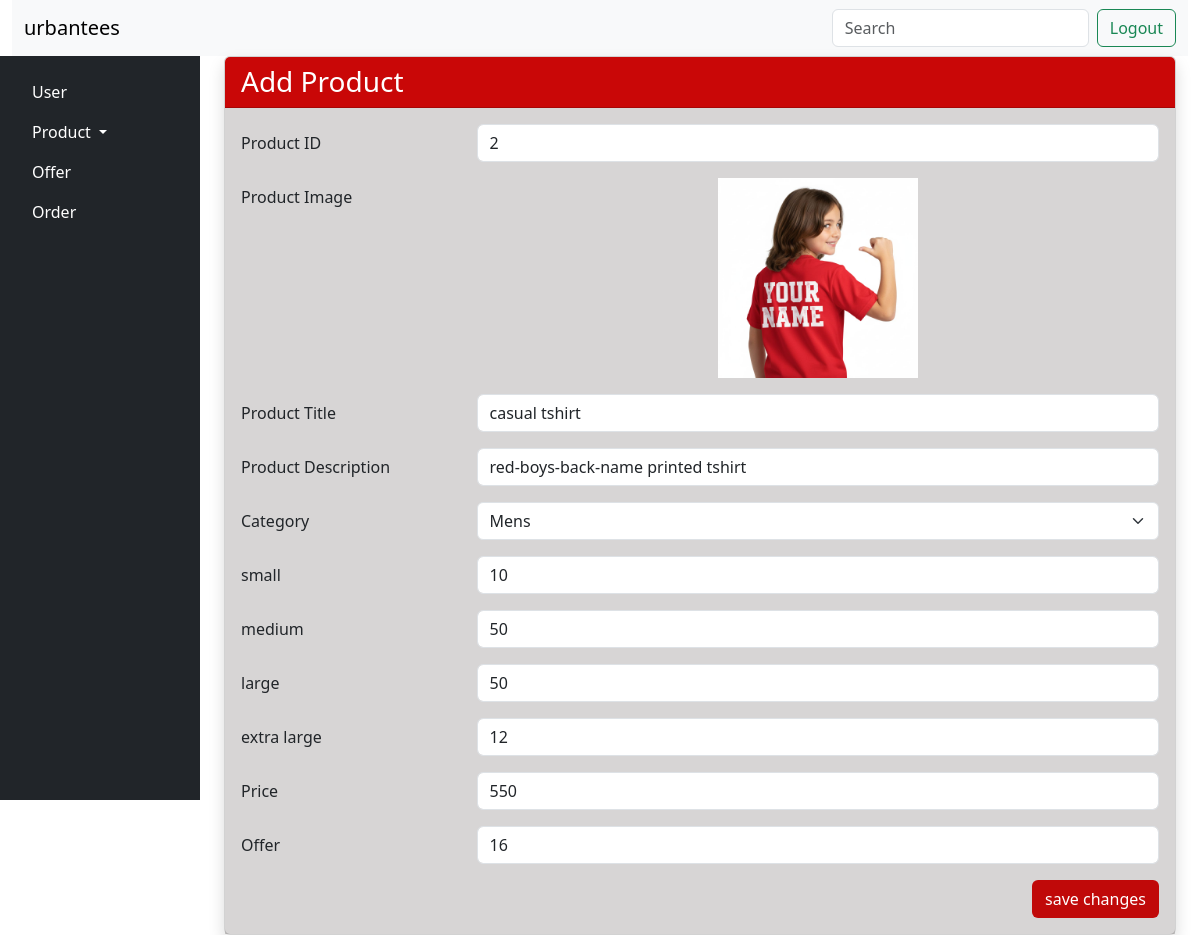
/admin_edit/2, run on an earlier commit of the app's database.
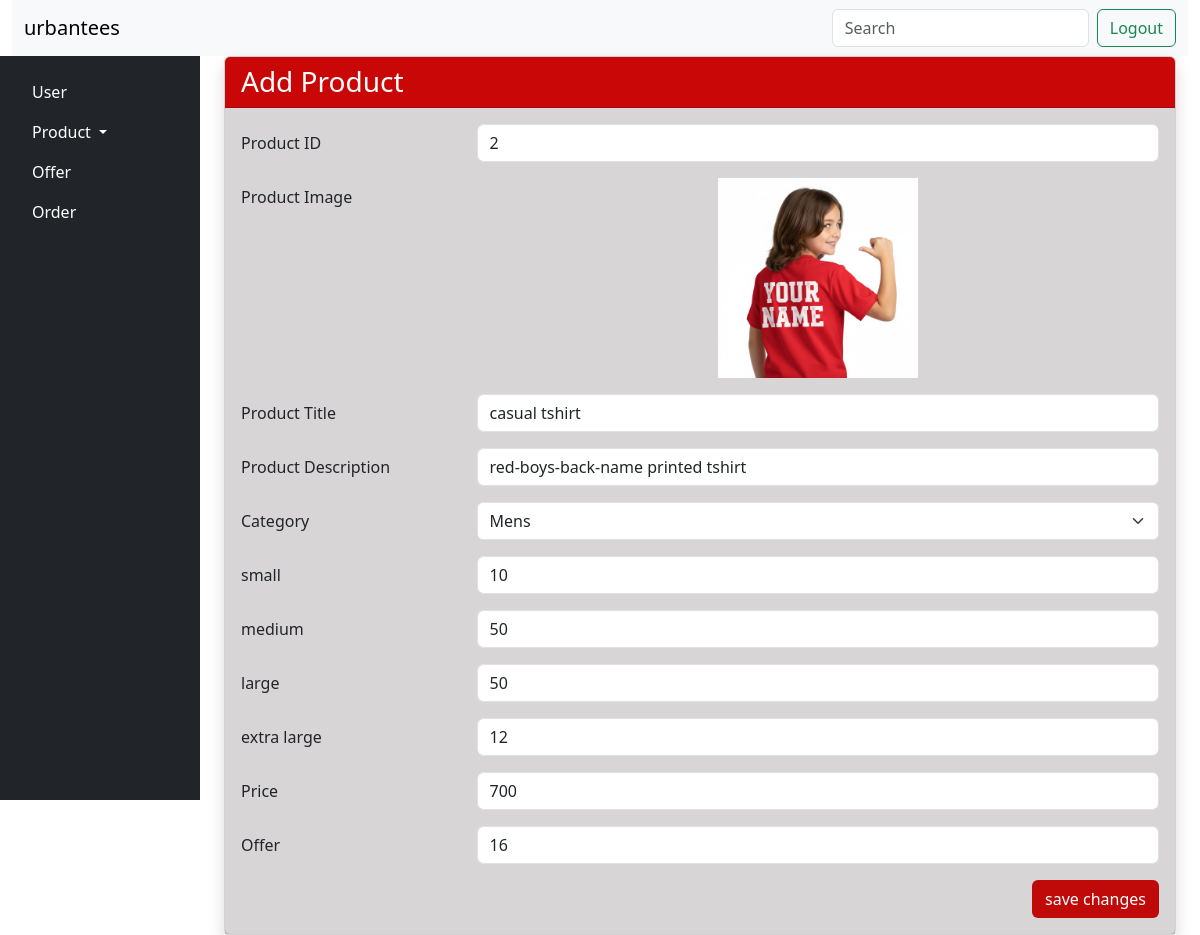
And on a later commit of the database.
### urban_tees_app/models.py (models this page shows, shortened)
class Product(models.Model):
    CATEGORY_CHOICES = [
        ('mens', 'Mens'),
        ('womens', 'Womens'),
        ('girls', 'Girls'),
        ('boys', 'Boys'),
    ]
    item_image1 = models.CharField(max_length=255)
    item_image2 = models.CharField(max_length=255)
    item_image3 = models.CharField(max_length=255)
    item_image4 = models.CharField(max_length=255)
    item_name = models.CharField(max_length=255)
    item_description = models.CharField(max_length=255)
    new_price = models.IntegerField()
    old_price = models.IntegerField()
    offer = models.IntegerField()
    category = models.CharField(max_length=10, choices=CATEGORY_CHOICES)
    small_size=models.IntegerField()
    medium_size=models.IntegerField()
    large_size=models.IntegerField()
    extralarge_size=models.IntegerField()

### urban_tees_app/views.py (the view)
# urls.py: path('admin_edit/<int:id>',views.admin_edit,name='admin_edit'),
def admin_edit(request,id):
    item_details=Product.objects.get(id=id)
    return render(request,'admin_edit_product.html',{'context':item_details,'id':id})

### urban_tees_app/templates/admin_edit_product.html (shortened to what the changed rows need)
{% extends 'admin_layout.html' %}
{% load static %}
{% block content %}
<div class="container">
    <div class="card shadow">
        <div class="card-body" style="background-color: rgba(28, 13, 13, 0.173);">
            <form action="{% url 'admin_edit_product' context.id %}" method="post" enctype="multipart/form-data">
                <div class="mb-3 row">
                    <div class="col-sm-9">
                        <input type="text" name="id" class="form-control" placeholder=" product id"
                            value="{{ context.id }}">
                    </div>
                </div>
                <div class="mb-3 row">
                    <div class="col-sm-9">
                        <img src="{% static context.item_image1 %}" class="card-img-top" alt="product image"
                            style="height: auto; max-height: 200px; object-fit: contain;">
                    </div>
                </div>
                <div class="mb-3 row">
                    <div class="col-sm-9">
                        <input type="text" name="product_title" class="form-control" placeholder=" product title"
                            value="{{ context.item_name }}">
                    </div>
                </div>
                <div class="mb-3 row">
                    <div class="col-sm-9">
                        <input type="text" name="product_description" class="form-control" placeholder="description"
                            value="{{ context.item_description }}">
                    </div>
                </div>
                <div class="mb-3 row">
                    <div class="col-sm-9">
                        <select name="category" id="category" class="form-select" value="{{ context.category }}">
                            <option value="mens">Mens</option>
                        </select>
                    </div>
                </div>
                <div class="mb-3 row">
                    <div class="col-sm-9">
                        <input type="number" name="small_size" class="form-control" placeholder="small_size"
                            value="{{ context.small_size }}">
                    </div>
                </div>
                <div class="mb-3 row">
                    <div class="col-sm-9">
                        <input type="number" name="medium_size" class="form-control" placeholder="medium_size"
                            value="{{ context.medium_size }}">
                    </div>
                </div>
                <div class="mb-3 row">
                    <div class="col-sm-9">
                        <input type="number" name="large_size" class="form-control" placeholder="large_size"
                            value="{{ context.large_size }}">
                    </div>
                </div>
                <div class="mb-3 row">
                    <div class="col-sm-9">
                        <input type="number" name="extralarge_size" class="form-control" placeholder="extralarge_size"
                            value="{{ context.extralarge_size }}">
                    </div>
                </div>
                <div class="mb-3 row">
                    <div class="col-sm-9">
                        <input type="text" name="old_price" class="form-control" placeholder="Old price"
                            value="{{ context.old_price }}">
                    </div>
                </div>
                <div class="mb-3 row">
                    <div class="col-sm-9">
                        <input type="text" name="offer" class="form-control" placeholder="offer"
                            value="{{ context.offer }}">
                    </div>
                </div>
            </form>
        </div>
    </div>
</div>
{% endblock %}

What changed in the data, as far as the page shows it:
changed Product "casual tshirt": old_price "550" → "700"
